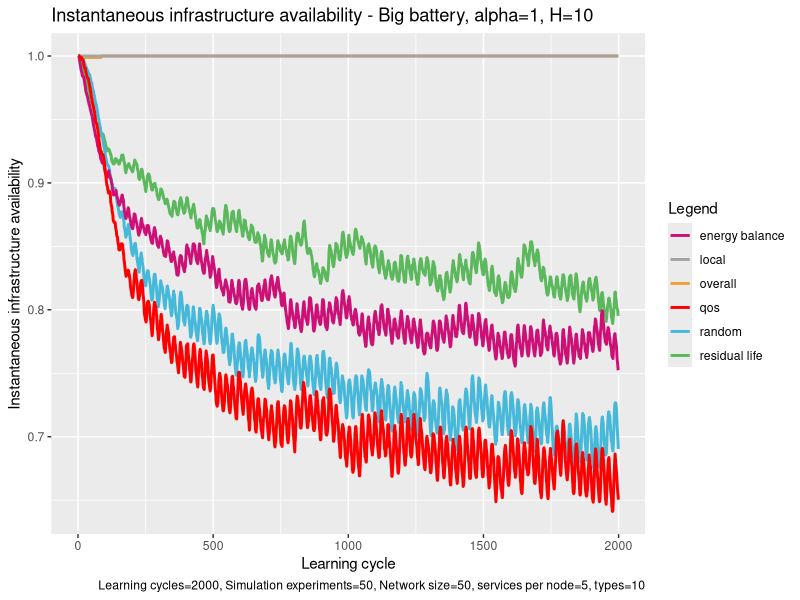

The R source for this figure:
# execute all lines: ctrl + shift + enter

library(ggplot2)

# set working directory here
setwd(dirname(rstudioapi::getSourceEditorContext()$path))

overall <- read.table("exp_assembly_overall_energy_template.txt", 
                      header = F,
                      sep = " ",
                      col.names= c("overallx", "overally")
)

random <- read.table("exp_assembly_random.txt", 
                     header = F,
                     sep = " ",
                     col.names= c("randomx", "randomy")
)

res <- read.table("exp_assembly_residual_life_template.txt", 
                  header = F,
                  sep = " ",
                  col.names= c("resx","resy")
)

local <- read.table("exp_assembly_local_energy_template.txt", 
                    header = F,
                    sep = " ",
                    col.names= c("locx","locy")
)

learning <- read.table("exp_assembly_fair_energyBP.txt", 
                          header = F,
                          sep = " ",
                          col.names= c("enx","eny")
)

qos <- read.table("exp_assembly_QoS.txt", 
                       header = F,
                       sep = " ",
                       col.names= c("qosx","qosy")
)


overall_x <- overall$overallx
overall_y <- overall$overally

random_y <- random$randomy
res_y <- res$resy
local_y <- local$locy
energyAware_y <- learning$eny
qos_y <- qos$qosy

head(overall)

colors <- c("overall" = "#EEA236", "residual life" = "#5CB85C", "random" = "#46B8DA", "local"="gray64", "energy balance"="deeppink3", "qos"="#FF0000")

ggplot(data=local, aes(x=overall_x, col = group)) + 
  
  geom_line(aes(y = overall_y, color = "overall"), size = 1) +
  geom_line(aes(y = res_y, color = "residual life"), size = 1) +
  geom_line(aes(y = random_y, color = "random"), size = 1) +
  geom_line(aes(y = local_y, color = "local"), size = 1) +
  geom_line(aes(y = energyAware_y, color = "energy balance"), size = 1) +
  geom_line(aes(y = qos_y, color = "qos"), size = 1) +
  
  labs(x = "Learning cycle",
       y = "Instantaneous infrastructure availability",
       color = "Legend",
       title = "Instantaneous infrastructure availability - Big battery, alpha=1, H=10", 
       caption = "Learning cycles=2000, Simulation experiments=50, Network size=50, services per node=5, types=10") +
  
  scale_color_manual(values = colors)
